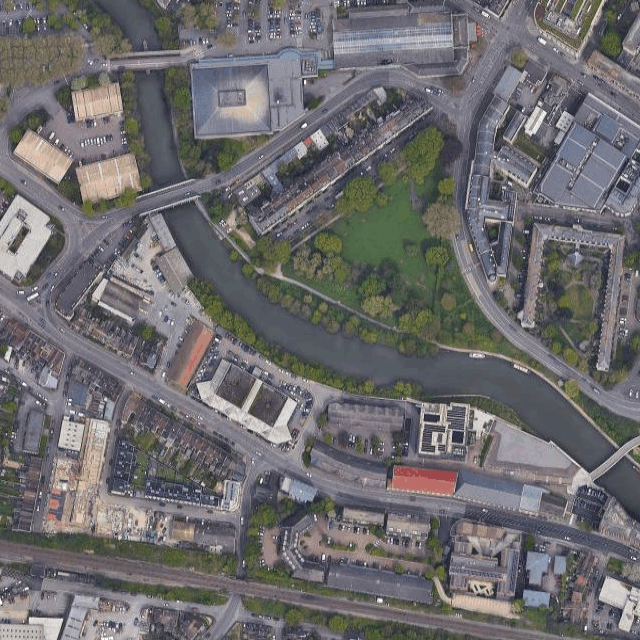
#> input picture river identification/river_image.png, 640 x 640 px
$ python identification.py
#> lines starting #> are read from the running program, lines starting #| are printed output that depends on the picture; after the words box and inside, x2 and y2 are one past the last pixel; in counts of white or black regions, pixels touching at a corner belong together
# use canny edge detection and k means with blue line heuristic thingy
import cv2
import numpy as np
import matplotlib.pyplot as plt
from sklearn.cluster import KMeans
import os


# Get the directory of the current script
current_dir = os.path.dirname(os.path.abspath(__file__))
# Construct the full path to the image
image_path = os.path.join(current_dir, 'river_image.png')
# Get path to estimate image
estimate_path = os.path.join(current_dir, 'estimate.png')
# Load the images using the full paths
image = cv2.imread(image_path)
#> image is the input picture: shape (640, 640, 3); mean B, G, R 109.7, 107.7, 109.4
estimate_image = cv2.imread(estimate_path)
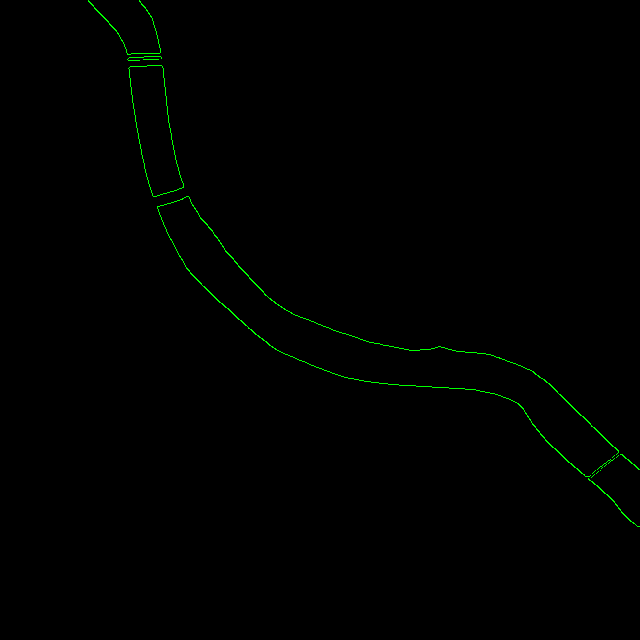
#> input picture river identification/estimate.png, 640 x 640 px
#> estimate_image is the input picture: shape (640, 640, 3); mean B, G, R 0, 1.2, 0

if image is None:
    print(f"Error: Could not read image at path: {image_path}")
    print(f"Check if the file exists at: {os.path.abspath(image_path)}")

if estimate_image is None:
    print(f"Error: Could not read estimate image at path: {estimate_path}")
    print(f"Check if the file exists at: {os.path.abspath(estimate_path)}")


# [23 lines left out: function contouring, not called in this run]


def detect_river_boundaries(cv2_image, show_plots=False):

    # Convert to RGB for processing and visualization
    image_rgb = cv2.cvtColor(cv2_image, cv2.COLOR_BGR2RGB)

    # Convert to HSV color space which is better for segmenting water
    image_hsv = cv2.cvtColor(cv2_image, cv2.COLOR_BGR2HSV)

    # Enhance blue channel which is dominant in water
    blue_channel = cv2_image[:,:,0].copy()  # BGR format, so blue is index 0
    blue_channel = cv2.GaussianBlur(blue_channel, (5, 5), 0)

    # Use adaptive thresholding to better segment water
    # Parameters may need adjustment based on the specific image
    thresh_value = cv2.adaptiveThreshold(
        blue_channel,
        255,
        cv2.ADAPTIVE_THRESH_GAUSSIAN_C,
        cv2.THRESH_BINARY_INV,
        11,
        2
    )

    # Also use K-means for a secondary segmentation approach
    pixels = image_hsv.reshape(-1, 3)
    kmeans = KMeans(n_clusters=4, random_state=0, n_init=10)  # Increase to 4 clusters for better separation
    kmeans.fit(pixels)
    labels = kmeans.labels_
    centroids = kmeans.cluster_centers_

    # Identify water cluster (typically has higher S value and lower V value in HSV)
    # This can be improved with more specific water detection heuristics
    s_v_ratio = centroids[:, 1] / (centroids[:, 2] + 1e-10)  # S/V ratio
    river_cluster = np.argmax(s_v_ratio)

    # Create kmeans-based mask
    segmented_labels = labels.reshape(image_hsv.shape[:2])
    kmeans_mask = (segmented_labels == river_cluster).astype(np.uint8)

    # Combine both masks for better segmentation
    combined_mask = np.logical_or(thresh_value > 127, kmeans_mask > 0).astype(np.uint8)

    # Apply morphological operations to clean up the mask
    kernel = np.ones((5, 5), np.uint8)
    river_mask = cv2.morphologyEx(combined_mask, cv2.MORPH_CLOSE, kernel)
    river_mask = cv2.morphologyEx(river_mask, cv2.MORPH_OPEN, kernel)

    # Find the boundaries of the river
    # Instead of Canny, we'll use morphological gradient which is better for this task
    gradient_kernel = np.ones((3, 3), np.uint8)
    river_boundaries = cv2.morphologyEx(river_mask, cv2.MORPH_GRADIENT, gradient_kernel)

    # Apply Canny edge detection on the mask for sharper boundaries
    canny_edges = cv2.Canny(river_mask * 255, 50, 150)

    # Combine both edge detection methods
    combined_edges = np.logical_or(river_boundaries > 0, canny_edges > 0).astype(np.uint8) * 255

    # Dilate the edges to make them more visible
    boundary_thickness = 2
    dilated_edges = cv2.dilate(combined_edges, np.ones((boundary_thickness, boundary_thickness), np.uint8))

    # Create colored overlay for visualization
    boundary_overlay = image_rgb.copy()
    boundary_overlay[dilated_edges > 0] = [255, 0, 0]  # Red boundaries

    # Create a translucent version with original image
    alpha = 0.7
    blended_image = cv2.addWeighted(image_rgb, alpha, boundary_overlay, 1-alpha, 0)

    river_colored = image_rgb.copy()
    river_area = river_mask > 0
    # Blue tint for river
    river_colored[river_area] = (river_colored[river_area] * 0.5 + np.array([0, 0, 255]) * 0.5).astype(np.uint8)

    # Final image with blue river and red boundaries
    final_image = river_colored.copy()
    final_image[dilated_edges > 0] = [255, 0, 0]  # Red boundaries

    if show_plots:
        # Visualization
        plt.figure(figsize=(15, 10))

        # Original image
        plt.subplot(231)
        plt.imshow(image_rgb)
        plt.title('Original Image')
        plt.axis('off')

        # River mask
        plt.subplot(232)
        plt.imshow(river_mask * 255, cmap='gray')
        plt.title('River Segmentation')
        plt.axis('off')

        # Edge detection result
        plt.subplot(233)
        plt.imshow(dilated_edges, cmap='gray')
        plt.title('River Boundaries')
        plt.axis('off')

        # Colored river area
        plt.subplot(234)
        plt.imshow(river_colored)
        plt.title('River Area')
        plt.axis('off')

        # Boundaries overlaid on original image
        plt.subplot(235)
        plt.imshow(blended_image)
        plt.title('Boundaries Overlay')
        plt.axis('off')

        # Final visualization with colored river and boundaries
        plt.subplot(236)
        plt.imshow(final_image)
        plt.title('Final Result')
        plt.axis('off')

        plt.tight_layout()
        plt.show()

    # Return the images for potential further processing
    return {
        'original': image_rgb,
        'mask': river_mask,
        'boundaries': dilated_edges,
        'overlay': blended_image,
        'final': final_image
    }


def guided_river_boundaries(cv2_image, guide_image, show_plots=False, save_plots=False):
    # guide image is the estimate.png image with green lines marking the river boundaries
    image_rgb = cv2.cvtColor(cv2_image, cv2.COLOR_BGR2RGB)
    guide_rgb = cv2.cvtColor(guide_image, cv2.COLOR_BGR2RGB)

    # Extract green channel from guide image (where boundaries are marked)
    # green channel is [1] in RGB
    green_channel = guide_rgb[:, :, 1]

    # Create a mask from the guide image (green lines only)
    _, guide_mask = cv2.threshold(green_channel, 150, 255, cv2.THRESH_BINARY)


    kernel = np.ones((3, 3), np.uint8)
    guide_mask_dilated = cv2.dilate(guide_mask, kernel, iterations=3)  # Increased iterations for wider guide

    # Run the normal river detection to get candidate boundaries
    detection_results = detect_river_boundaries(cv2_image, show_plots=False)  # Don't show plots from this step
    river_mask = detection_results['mask']
    detected_boundaries = detection_results['boundaries']


    buffer_size = 25  # increase buffer size to capture more of the river area
    guide_roi = cv2.dilate(guide_mask_dilated, np.ones((buffer_size, buffer_size), np.uint8))

    # Filter the detected boundaries using the guide ROI
    # Only keep boundaries that are close to the estimated boundaries
    filtered_boundaries = cv2.bitwise_and(detected_boundaries, guide_roi)

    #  refine the river mask by finding the area enclosed by the filtered boundaries
    # create a solid mask by filling in the area within the boundaries
    filled_mask = np.zeros_like(filtered_boundaries)
    contours, _ = cv2.findContours(filtered_boundaries, cv2.RETR_EXTERNAL, cv2.CHAIN_APPROX_SIMPLE)

    # Only process contours that are large enough to be significant
    significant_contours = []
    for contour in contours:
        if cv2.contourArea(contour) > 100:  # Filter small noise contours
            significant_contours.append(contour)

    cv2.drawContours(filled_mask, significant_contours, -1, 255, -1)  # -1 fills the contour

    # Apply morphological operations to fill gaps and smooth the mask
    filled_mask = cv2.morphologyEx(filled_mask, cv2.MORPH_CLOSE, np.ones((5, 5), np.uint8))

    # Combine with original river mask for a better result
    refined_river_mask = cv2.bitwise_and(river_mask * 255, filled_mask)

    # Apply closing operation to fill small gaps in the mask
    refined_river_mask = cv2.morphologyEx(refined_river_mask, cv2.MORPH_CLOSE, np.ones((7, 7), np.uint8))

    # Find the boundaries of the refined river area
    refined_boundaries = cv2.Canny(refined_river_mask, 50, 150)
    # Dilate the boundaries to make them more visible
    refined_boundaries = cv2.dilate(refined_boundaries, np.ones((2, 2), np.uint8))

    # Create visualization - WITHOUT blue shading for the river area
    # Only show the boundaries overlaid on the original image
    final_image = image_rgb.copy()
    final_image[refined_boundaries > 0] = [255, 0, 0]  # Red boundaries only

    # Create a translucent overlay of boundaries on original image
    boundary_overlay = image_rgb.copy()
    boundary_overlay[refined_boundaries > 0] = [255, 0, 0]  # Red boundaries
    alpha = 0.7
    blended_image = cv2.addWeighted(image_rgb, alpha, boundary_overlay, 1-alpha, 0)

    # Create a comparison image with original and guide overlaid
    guide_overlay = image_rgb.copy()
    guide_contours, _ = cv2.findContours(guide_mask, cv2.RETR_EXTERNAL, cv2.CHAIN_APPROX_SIMPLE)
    cv2.drawContours(guide_overlay, guide_contours, -1, (0, 255, 0), 2)  # Green for guide

    # Create a combined image with both original and filtered boundaries
    combined_boundaries = image_rgb.copy()
    combined_boundaries[detected_boundaries > 0] = [0, 255, 255]  # Yellow for original
    combined_boundaries[refined_boundaries > 0] = [255, 0, 0]  # Red for refined

    if show_plots or save_plots:
        # Visualization
        plt.figure(figsize=(15, 10))

        # Original image
        plt.subplot(231)
        plt.imshow(image_rgb)
        plt.title('Original Image')
        plt.axis('off')

        # Guide mask
        plt.subplot(232)
        plt.imshow(guide_overlay)
        plt.title('Guide Boundaries (Green)')
        plt.axis('off')

        # Combined boundaries
        plt.subplot(233)
        plt.imshow(combined_boundaries)
        plt.title('All vs Filtered Boundaries')
        plt.axis('off')

        # Filtered boundaries
        plt.subplot(234)
        plt.imshow(filtered_boundaries, cmap='gray')
        plt.title('Filtered Boundaries')
        plt.axis('off')

        # Refined river mask
        plt.subplot(235)
        plt.imshow(refined_river_mask, cmap='gray')
        plt.title('Refined River Area')
        plt.axis('off')

        # Final visualization
        plt.subplot(236)
        plt.imshow(final_image)
        plt.title('Final Result (Boundaries Only)')
        plt.axis('off')

        plt.tight_layout()

        if save_plots:
            current_dir = os.path.dirname(os.path.abspath(__file__))
            output_path = os.path.join(current_dir, 'guided_river_result.png')
            plt.savefig(output_path, dpi=300, bbox_inches='tight')
            print(f"Results saved to: {output_path}")


            cv2.imwrite(os.path.join(current_dir, 'final_river_boundaries.png'),
                        cv2.cvtColor(final_image, cv2.COLOR_RGB2BGR))
            cv2.imwrite(os.path.join(current_dir, 'filtered_boundaries.png'),
                        filtered_boundaries)
            cv2.imwrite(os.path.join(current_dir, 'guide_overlay.png'),
                        cv2.cvtColor(guide_overlay, cv2.COLOR_RGB2BGR))
            cv2.imwrite(os.path.join(current_dir, 'combined_boundaries.png'),
                        cv2.cvtColor(combined_boundaries, cv2.COLOR_RGB2BGR))

        if show_plots:
            plt.show()

    return {
        'original': image_rgb,
        'guide_mask': guide_mask,
        'filtered_boundaries': filtered_boundaries,
        'refined_mask': refined_river_mask,
        'refined_boundaries': refined_boundaries,
        'final': final_image
    }


if __name__ == "__main__":
    if image is not None and estimate_image is not None:
        print("Running guided river boundary detection...")
        guided_river_boundaries(image, estimate_image, show_plots=True, save_plots=True)
#> in guided_river_boundaries, `green_channel = guide_rgb[:, :, 1]`:
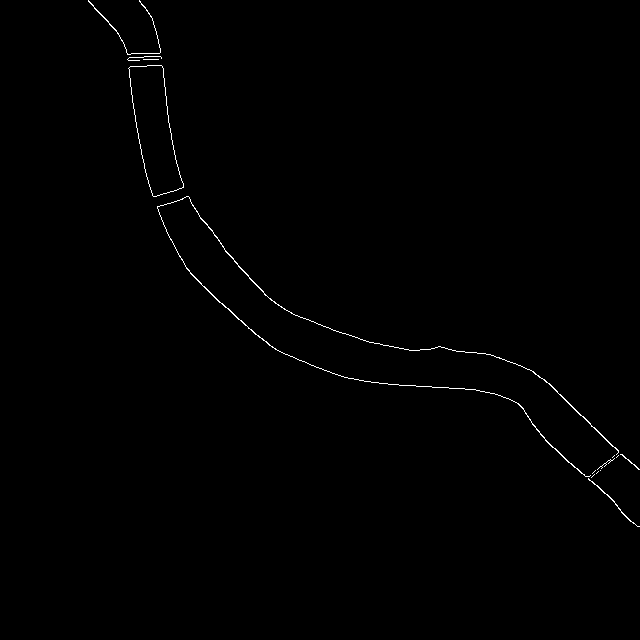
#> green_channel: shape (640, 640); 0.47% white in thin lines or dots, all inside (x1, y1, x2, y2) = (88, 0, 640, 527)
#> in guided_river_boundaries, `guide_mask_dilated = cv2.dilate(guide_mask, kernel, iterations=3)`: guide_mask_dilated: shape (640, 640); 3.7% white; 2 white regions, box (x1, y1, x2, y2) and area: (154, 193, 640, 530) 11124, (85, 0, 187, 200) 4136
#> in detect_river_boundaries, `image_hsv = cv2.cvtColor(cv2_image, cv2.COLOR_BGR2HSV)`: image_hsv: shape (640, 640, 3); mean H, S, V 92.2, 32.8, 116.5
#> in detect_river_boundaries, `thresh_value = cv2.adaptiveThreshold( blue_channel, 255, cv2.ADAPTIVE_..`: thresh_value: shape (640, 640); 37.9% white; 2007 white regions (1331 under 20 px), largest, box (x1, y1, x2, y2) and area: (118, 83, 410, 419) 12415, (5, 506, 597, 637) 11332, (8, 59, 280, 220) 6675
#> in detect_river_boundaries, `combined_mask = np.logical_or(thresh_value > 127, kmeans_mask > 0).ast..`:
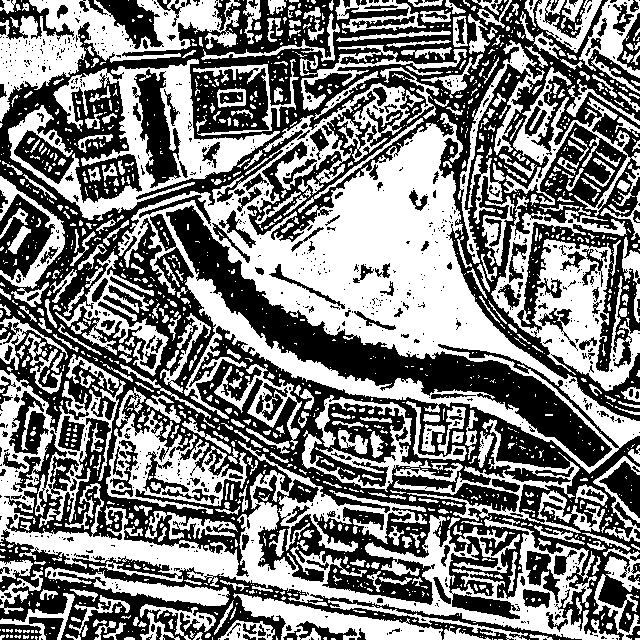
#> combined_mask: shape (640, 640); values 0 (black) and 1 (white), 48.9% white; 1596 white regions (1160 under 20 px), largest, box (x1, y1, x2, y2) and area: (118, 83, 640, 474) 50660, (0, 370, 620, 640) 29844, (8, 59, 280, 221) 11074
#> in detect_river_boundaries, `river_mask = cv2.morphologyEx(combined_mask, cv2.MORPH_CLOSE, kernel)`: river_mask: shape (640, 640); values 0 (black) and 1 (white), 73.1% white; 759 black regions (15 under 20 px), largest, box (x1, y1, x2, y2) and area: (170, 208, 610, 466) 16530, (138, 74, 179, 183) 2326, (0, 84, 102, 162) 2268
#> in detect_river_boundaries, `river_mask = cv2.morphologyEx(river_mask, cv2.MORPH_OPEN, kernel)`:
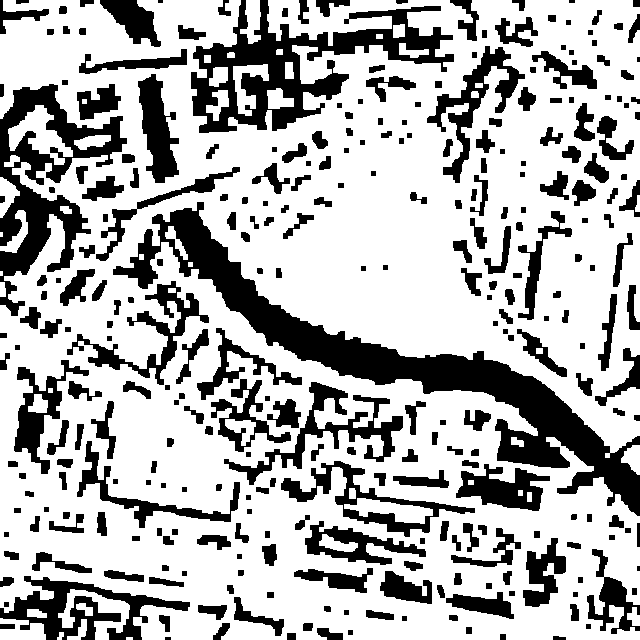
#> river_mask: shape (640, 640); values 0 (black) and 1 (white), 70.2% white; 300 black regions (5 under 20 px), largest, box (x1, y1, x2, y2) and area: (113, 202, 640, 516) 22832, (191, 0, 454, 133) 11992, (0, 84, 127, 316) 9649
#> in detect_river_boundaries, `river_boundaries = cv2.morphologyEx(river_mask, cv2.MORPH_GRADIENT, gr..`: river_boundaries: shape (640, 640); values 0 (black) and 1 (white), 16.8% white in thin lines or dots
#> in detect_river_boundaries, `canny_edges = cv2.Canny(river_mask * 255, 50, 150)`: canny_edges: shape (640, 640); 7% white in thin lines or dots
#> in detect_river_boundaries, `combined_edges = np.logical_or(river_boundaries > 0, canny_edges > 0)...`: combined_edges: shape (640, 640); 16.8% white in thin lines or dots
#> in detect_river_boundaries, `dilated_edges = cv2.dilate(combined_edges, np.ones((boundary_thickness..`: dilated_edges: shape (640, 640); 25.1% white; 271 white regions, largest, box (x1, y1, x2, y2) and area: (196, 327, 428, 496) 8373, (112, 201, 640, 518) 7707, (190, 0, 456, 135) 6851
#> in detect_river_boundaries, `final_image[dilated_edges > 0] = [255, 0, 0]`:
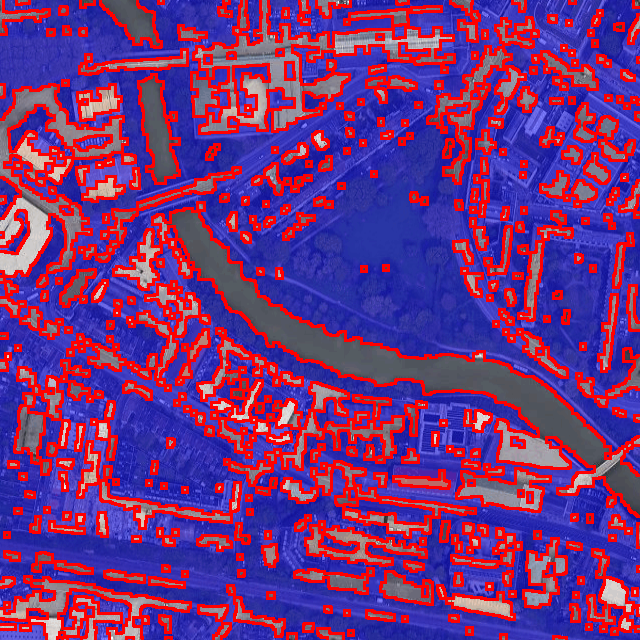
#> final_image: shape (640, 640, 3); mean R, G, B 115.1, 50.6, 124.1
#> in guided_river_boundaries, `detection_results = detect_river_boundaries(cv2_image, show_plots=Fals..`: detection_results = 5 items
#> in guided_river_boundaries, `guide_roi = cv2.dilate(guide_mask_dilated, np.ones((buffer_size, buffe..`: guide_roi: shape (640, 640); 14.8% white; 1 white region, box (x1, y1, x2, y2) and area: (73, 0, 640, 542) 60739
#> in guided_river_boundaries, `filtered_boundaries = cv2.bitwise_and(detected_boundaries, guide_roi)`:
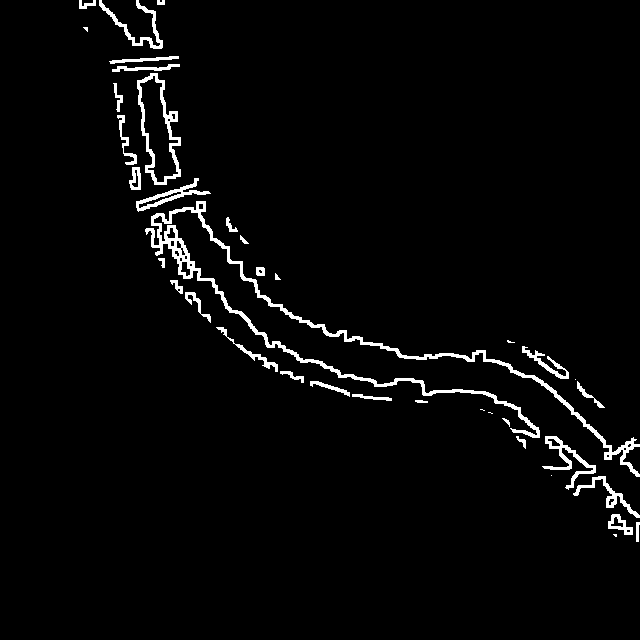
#> filtered_boundaries: shape (640, 640); 2.9% white; 38 white regions (7 under 20 px)
#> in guided_river_boundaries, `contours, _ = cv2.findContours(filtered_boundaries, cv2.RETR_EXTERNAL,..`: contours = 38 contours, 10 with area under 20; largest, box (x1, y1, x2, y2) and area: (145, 201, 640, 477) 4322, (137, 73, 181, 185) 2908, (136, 178, 211, 212) 561, (542, 436, 596, 490) 523, (99, 0, 163, 49) 428
#> the loop in guided_river_boundaries, `for contour in contours:` made 38 passes
#> contour on passes 1, 5, 15, 35: [[613, 534], [615, 536], [616, 536], [616, 534]], [[551, 475]], [[575, 379]], [[83, 27], [87, 31], [87, 27]]
#> after the loop in guided_river_boundaries, `for contour in contours:`: significant_contours = 15 contours; largest, box (x1, y1, x2, y2) and area: (145, 201, 640, 477) 4322, (137, 73, 181, 185) 2908, (136, 178, 211, 212) 561, (542, 436, 596, 490) 523, (99, 0, 163, 49) 428
#> in guided_river_boundaries, `cv2.drawContours(filled_mask, significant_contours, -1, 255, -1)`: filled_mask: shape (640, 640); 3.2% white; 15 white regions, largest, box (x1, y1, x2, y2) and area: (145, 201, 640, 477) 5639, (137, 73, 181, 185) 3072, (542, 436, 596, 490) 673
#> in guided_river_boundaries, `filled_mask = cv2.morphologyEx(filled_mask, cv2.MORPH_CLOSE, np.ones((..`: filled_mask: shape (640, 640); 3.5% white; 11 white regions, largest, box (x1, y1, x2, y2) and area: (145, 201, 640, 477) 6033, (109, 56, 181, 185) 3637, (542, 436, 640, 518) 1303
#> in guided_river_boundaries, `refined_river_mask = cv2.bitwise_and(river_mask * 255, filled_mask)`: refined_river_mask: shape (640, 640); 1.5% white in thin lines or dots, all inside (x1, y1, x2, y2) = (99, 0, 640, 535)
#> in guided_river_boundaries, `refined_river_mask = cv2.morphologyEx(refined_river_mask, cv2.MORPH_CL..`: refined_river_mask: shape (640, 640); 1.9% white; 11 white regions (2 under 20 px), largest, box (x1, y1, x2, y2) and area: (136, 178, 640, 475) 4293, (109, 56, 181, 190) 1500, (573, 477, 640, 535) 608
#> in guided_river_boundaries, `refined_boundaries = cv2.Canny(refined_river_mask, 50, 150)`: refined_boundaries: shape (640, 640); 1% white in thin lines or dots, all inside (x1, y1, x2, y2) = (98, 0, 640, 535)
#> in guided_river_boundaries, `refined_boundaries = cv2.dilate(refined_boundaries, np.ones((2, 2), np..`: refined_boundaries: shape (640, 640); 2.4% white in thin lines or dots, all inside (x1, y1, x2, y2) = (98, 0, 640, 536)
#> in guided_river_boundaries, `final_image[refined_boundaries > 0] = [255, 0, 0]`: final_image: shape (640, 640, 3); mean R, G, B 113.4, 105.5, 107.3
#> in guided_river_boundaries, `guide_contours, _ = cv2.findContours(guide_mask, cv2.RETR_EXTERNAL, cv..`: guide_contours = 14 contours, 10 with area under 20; largest, box (x1, y1, x2, y2) and area: (128, 65, 184, 197) 4218, (157, 196, 619, 477) 253, (88, 0, 161, 55) 36, (588, 478, 640, 527) 34
#> in guided_river_boundaries, `cv2.drawContours(guide_overlay, guide_contours, -1, (0, 255, 0), 2)`: guide_overlay: shape (640, 640, 3); mean R, G, B 107.9, 110.2, 108.1
#> in guided_river_boundaries, `combined_boundaries[refined_boundaries > 0] = [255, 0, 0]`:
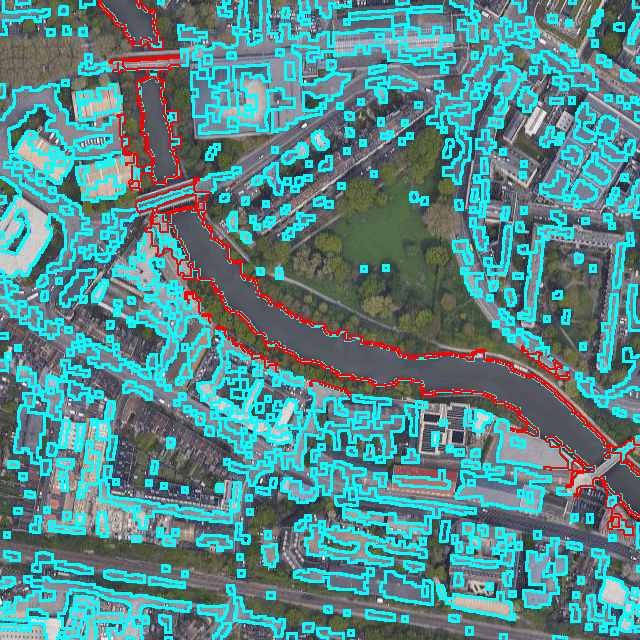
#> combined_boundaries: shape (640, 640, 3); mean R, G, B 85, 137.8, 138

    else:
        print("Cannot run analysis functions: Image(s) failed to load.")
